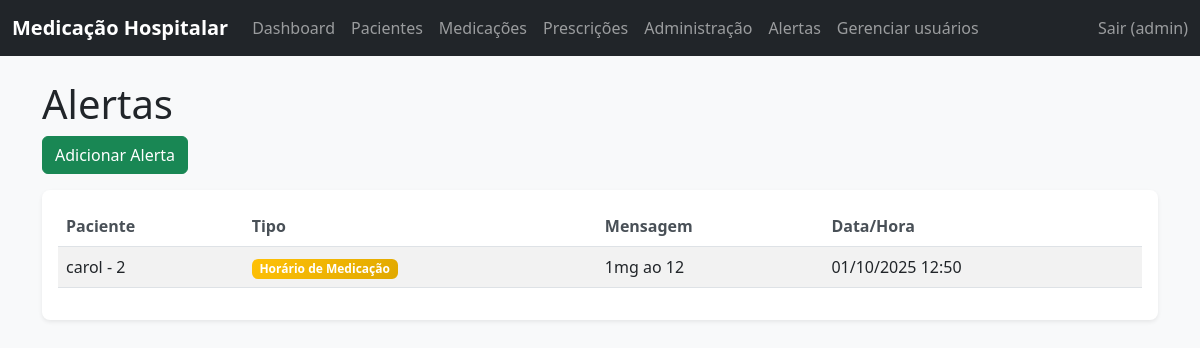
/alertas/ (signed in), run on an earlier commit of the app's database.
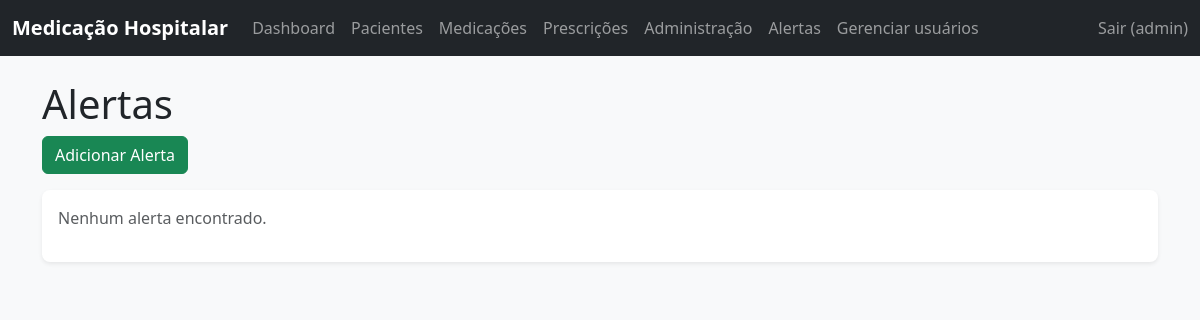
And on a later commit of the database.
### core/models.py (models this page shows, shortened)
class Alerta(models.Model):
    TIPO_ALERTA_CHOICES = [
        ('horario', 'Horário de Medicação'),
        ('interacao', 'Interação Medicamentosa'),
        ('outro', 'Outro'),
    ]
    paciente = models.ForeignKey(Paciente, on_delete=models.CASCADE)
    medicamento = models.CharField(max_length=255, blank=True, null=True) # Pode ser uma lista de medicamentos ou um único
    tipo_alerta = models.CharField(max_length=20, choices=TIPO_ALERTA_CHOICES)
    mensagem = models.TextField()
    data_hora = models.DateTimeField(auto_now_add=True)
    class Meta:
        verbose_name = "Alerta"
        verbose_name_plural = "Alertas"

class Paciente(models.Model):
    SEXO_CHOICES = [
        ('M', 'Masculino'),
        ('F', 'Feminino'),
        ('O', 'Outro'),
    ]
    nome = models.CharField(max_length=255)
    cpf = models.CharField(max_length=11, unique=True, blank=True, null=True)
    data_nascimento = models.DateField()
    sexo = models.CharField(max_length=1, choices=SEXO_CHOICES)
    prontuario = models.CharField(max_length=50, unique=True)
    telefone_contato = models.CharField(max_length=20, blank=True, null=True)
    alergias = models.TextField(blank=True, null=True)
    historico_clinico = models.TextField(blank=True, null=True)
    class Meta:
        verbose_name = "Paciente"
        verbose_name_plural = "Pacientes"

### core/views_frontend.py (the view)
# urls.py: path('alertas/', AlertaListView.as_view(), name='alertas'),
class AlertaListView(LoginRequiredMixin, ListView):
    model = Alerta
    template_name = 'core/alerta_list.html'
    context_object_name = 'alertas'

### templates/core/alerta_list.html (shortened to what this page needs)
{% extends 'base.html' %}
{% load static %}
{% block content %}
<div class="row">
    <div class="col-12">
        <h1>Alertas</h1>
        <a href="{% url 'alerta_add' %}" class="btn btn-success mb-3">Adicionar Alerta</a>
    </div>
</div>
<div class="row">
    <div class="col-12">
        <div class="card">
            <div class="card-body">
                {% if alertas %}
                    <div class="table-responsive">
                        <table class="table table-striped">
                            <thead>
                                <tr>
                                    <th>Paciente</th>
                                    <th>Tipo</th>
                                    <th>Mensagem</th>
                                    <th>Data/Hora</th>
                                </tr>
                            </thead>
                            <tbody>
                                {% for alerta in alertas %}
                                    <tr>
                                        <td>{{ alerta.paciente.nome }}</td>
                                        <td>
                                            <span class="badge bg-{% if alerta.tipo_alerta == 'horario' %}warning{% elif alerta.tipo_alerta == 'interacao' %}danger{% else %}info{% endif %}">
                                                {{ alerta.get_tipo_alerta_display }}
                                            </span>
                                        </td>
                                        <td>{{ alerta.mensagem }}</td>
                                        <td>{{ alerta.data_hora|date:"d/m/Y H:i" }}</td>
                                    </tr>
                                {% endfor %}
                            </tbody>
                        </table>
                    </div>
                {% else %}
                    <p class="text-muted">Nenhum alerta encontrado.</p>
                {% endif %}
            </div>
        </div>
    </div>
</div>
{% endblock %}

What changed in the data, as far as the page shows it:
removed Alerta: paciente.nome "carol - 2", tipo_alerta "Horário de Medicação", mensagem "1mg ao 12", data_hora "01/10/2025 12:50"
Also different on the page:
text no longer shown: "Paciente Tipo Mensagem Data/Hora"
text now shown: "Nenhum alerta encontrado."
